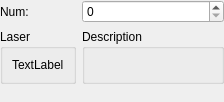
<?xml version="1.0" encoding="UTF-8"?>
<ui version="4.0">
 <class>NumSetting</class>
 <widget class="QWidget" name="NumSetting">
  <property name="geometry">
   <rect>
    <x>0</x>
    <y>0</y>
    <width>224</width>
    <height>102</height>
   </rect>
  </property>
  <property name="windowTitle">
   <string>Form</string>
  </property>
  <layout class="QVBoxLayout" name="verticalLayout_3">
   <property name="leftMargin">
    <number>0</number>
   </property>
   <property name="topMargin">
    <number>0</number>
   </property>
   <property name="rightMargin">
    <number>0</number>
   </property>
   <property name="bottomMargin">
    <number>0</number>
   </property>
   <item>
    <layout class="QFormLayout" name="formLayout">
     <item row="0" column="0">
      <widget class="QLabel" name="label">
       <property name="text">
        <string>Num:</string>
       </property>
      </widget>
     </item>
     <item row="0" column="1">
      <widget class="customSpinBox" name="spinBox_num"/>
     </item>
     <item row="1" column="0">
      <widget class="QGroupBox" name="groupBox_image">
       <property name="title">
        <string>Laser</string>
       </property>
       <layout class="QVBoxLayout" name="verticalLayout">
        <property name="leftMargin">
         <number>9</number>
        </property>
        <property name="topMargin">
         <number>9</number>
        </property>
        <property name="rightMargin">
         <number>9</number>
        </property>
        <property name="bottomMargin">
         <number>9</number>
        </property>
        <item>
         <widget class="QLabel" name="label_image">
          <property name="text">
           <string>TextLabel</string>
          </property>
          <property name="wordWrap">
           <bool>false</bool>
          </property>
         </widget>
        </item>
       </layout>
      </widget>
     </item>
     <item row="1" column="1">
      <widget class="QGroupBox" name="groupBox_2">
       <property name="title">
        <string>Description</string>
       </property>
       <layout class="QVBoxLayout" name="verticalLayout_2">
        <item>
         <widget class="QLabel" name="label_introduction">
          <property name="text">
           <string/>
          </property>
          <property name="textFormat">
           <enum>Qt::AutoText</enum>
          </property>
          <property name="wordWrap">
           <bool>true</bool>
          </property>
         </widget>
        </item>
       </layout>
      </widget>
     </item>
    </layout>
   </item>
  </layout>
 </widget>
 <customwidgets>
  <customwidget>
   <class>customSpinBox</class>
   <extends>QSpinBox</extends>
   <header>ModelCustomWidget.h</header>
  </customwidget>
 </customwidgets>
 <resources/>
 <connections/>
</ui>
